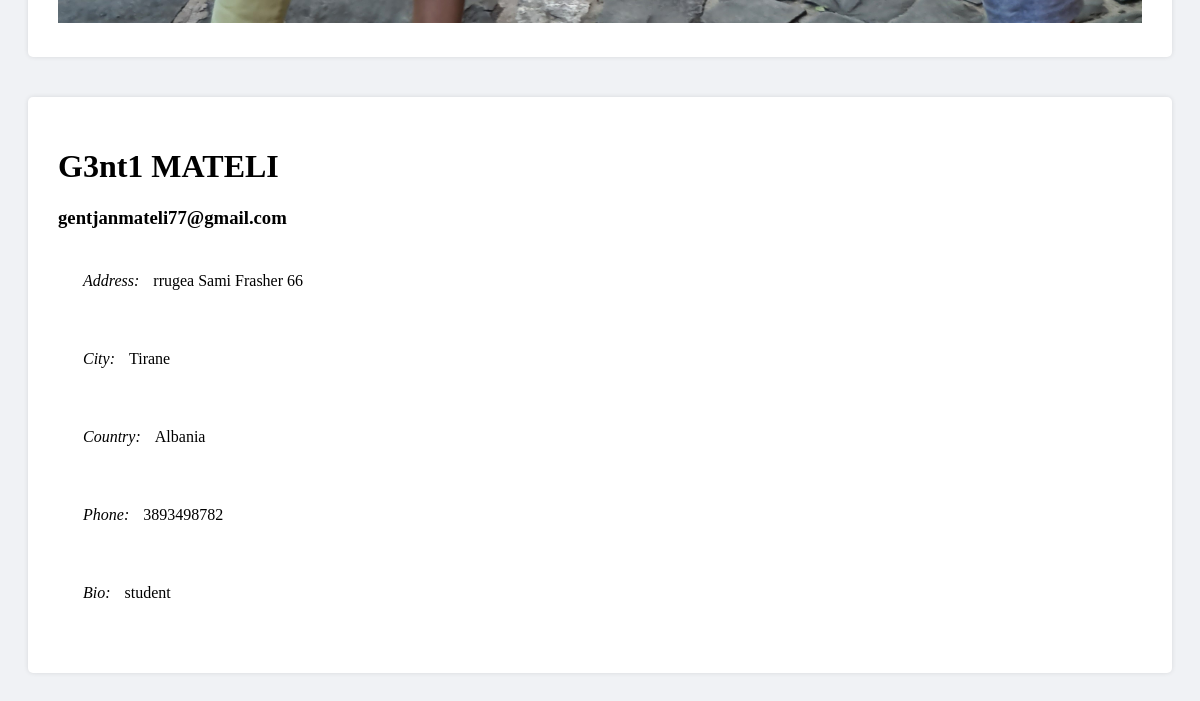
The page /profile/2 (signed in, lower part) on the database as committed earlier.
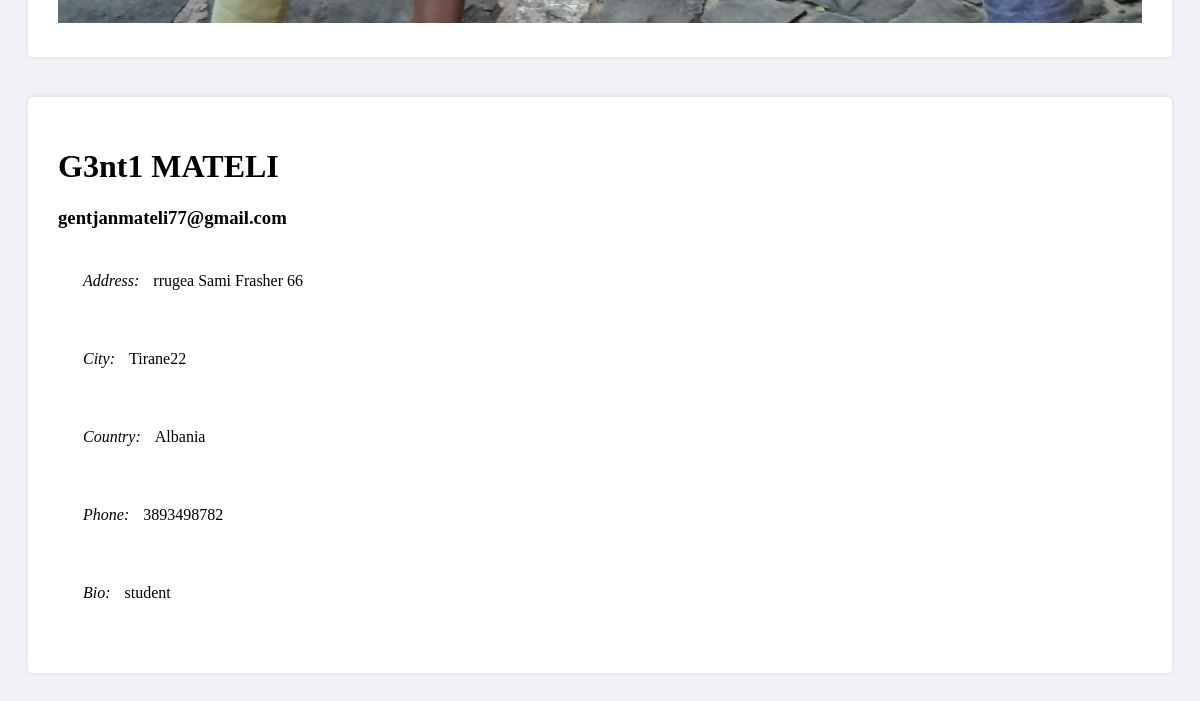
The same page on the database as committed later.
### lms/models.py (models this page shows, shortened)
class ProfileUser(models.Model):
    username = models.ForeignKey(User, on_delete=models.CASCADE)
    phone_number = models.CharField(max_length=20, blank=True, null=True)
    address = models.CharField(max_length=255, blank=True, null=True)
    city = models.CharField(max_length=255, blank=True, null=True)
    country = CountryField(blank=True, null=True)
    birth_date = models.DateField(blank=True, null=True)
    photo = models.ImageField(upload_to='profile_pics', blank=True, null=True)
    bio = models.TextField(max_length=255, blank=True, null=True)

### lms/views/userview.py (the view)
# urls.py: path('profile/<int:user_id>', userview.profile, name='profile'),
def profile(request, user_id):
    user = get_object_or_404(User, id=user_id)
    profile_user = ProfileUser.objects.get(username=request.user)
    return render(request, 'users/profile.html', {'user': user,
                                                  'profile': profile_user,
                                                  })

### templates/users/profile.html (shortened to what this page needs)
{% load static %}
{% include 'base.html' %}
{% block content %}
    <body>
        <div class="container">
            <div class="row">
                <div class="col-md-4" style="padding: 20px">
                    <div class="card">
                        <div class="card-body">
                            {% if profile.photo %}
                            <img src="{{ profile.photo.url}}" alt="Profile Image" class="img-fluid">
                            {% else %}
                            <img src="{% static 'img/defaylt.jpg' %}" alt="Profile Image" class="img-fluid">
                            {% endif %}
                        </div>
                    </div>
                </div>
                <div class="col-md-8" style="padding: 20px">
                    <div class="card">
                        <div class="card-body" >
                            <h1>{{ user.first_name}} {{ user.last_name|upper }}</h1>
                            <h3>{{ user.email}}</h3>
                            <ul>
                                <li><i class="bi bi-geo-alt-fill">Address: </i> {{ profile.address}}</li>
                                <li><i class="bi bi-envelope-fill">City: </i> {{ profile.city}}</li>
                                <li><i class="bi bi-phone-fill">Country: </i> {{ profile.country.name}}</li>
                                <li><i class="bi bi-phone-fill">Phone: </i> {{ profile.phone_number }}</li>
                                <li><i class="bi bi-phone-fill">Bio: </i> {{ profile.bio }}</li>
                            </ul>
                        </div>
                    </div>
                </div>
            </div>
        </div>
    </body>
{% endblock %}

### templates/base.html (shortened to what this page needs)
{% load static %}
<!DOCTYPE html>
<html lang="en">
<head>
    <link rel="stylesheet" href="https://cdn.jsdelivr.net/npm/@tabler/core@1.0.0-beta17/dist/css/tabler.min.css">
    <link rel="stylesheet" href="https://cdn.jsdelivr.net/npm/@tabler/core@1.0.0-beta17/dist/css/tabler-flags.min.css">
    <link rel="stylesheet"
          href="https://cdn.jsdelivr.net/npm/@tabler/core@1.0.0-beta17/dist/css/tabler-payments.min.css">
    <link rel="stylesheet"
          href="https://cdn.jsdelivr.net/npm/@tabler/core@1.0.0-beta17/dist/css/tabler-vendors.min.css">
</head>
<body>
</body>
</html>

### templates/navbar.html (shortened to what this page needs)
{% load static %}

### templates/users/profile.html (style rules this page uses)
body { background-color: #f0f2f5; }
.card { background-color: #fff; box-shadow: 0 0 5px rgba(0, 0, 0, 0.1); border-radius: 5px; overflow: hidden; }
.card .card-body { padding: 30px; }
.card .card-body img { width: 100%; height: auto; }
.card .card-body ul { padding: 0; list-style: none; }
.card .card-body ul li { margin-bottom: 10px; padding: 25px; }
.card .card-body ul li i { margin-right: 10px; }

Rows that differ between the two databases and show on the page:
changed ProfileUser "rrugea Sami Frasher 66": city "Tirane" → "Tirane22"
